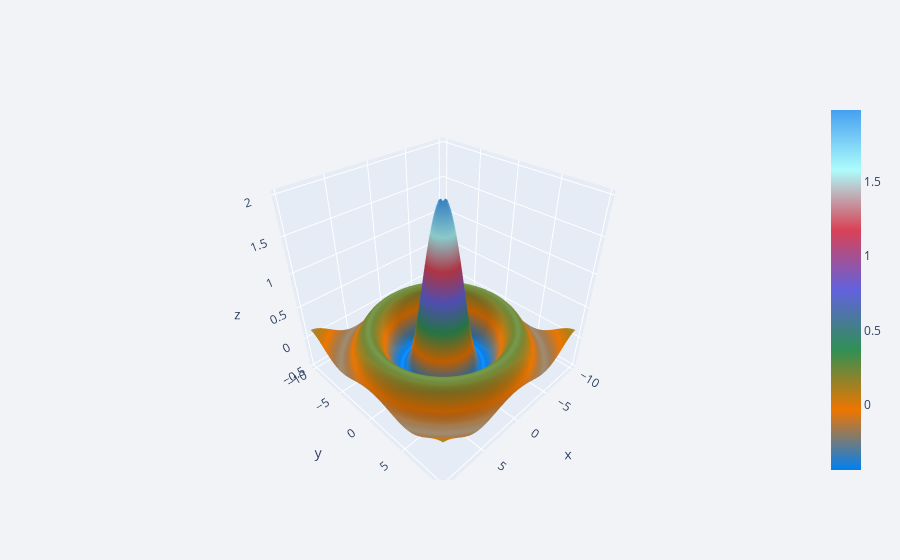

The notebook cell saved with this chart:
### Code cell
#This type of graph shows pattern of data

df4.iplot(kind="surface")

### Figure 1 — Plotly figure (JSON) as saved in the notebook; plotly's stock layout.template omitted (floating-point values rounded to 4 significant figures; data arrays with more than 128 entries replaced by an {"elided": "..."} marker saying what was removed)
{"data": [{"colorscale": [[0, "rgb(0, 128, 240)"], [0.1667, "rgb(238, 118, 0)"], [0.3333, "rgb(48, 144, 84)"], [0.5, "rgb(98, 98, 222)"], [0.6667, "rgb(217, 66, 85)"], [0.8333, "rgb(173, 252, 252)"], [1, "rgb(70, 160, 240)"]], "type": "surface", "x": [-10, -9.75, -9.5, -9.25, -9, -8.75, -8.5, -8.25, -8, -7.75, -7.5, -7.25, -7, -6.75, -6.5, -6.25, -6, -5.75, -5.5, -5.25, -5, -4.75, -4.5, -4.25, -4, -3.75, -3.5, -3.25, -3, -2.75, -2.5, -2.25, -2, -1.75, -1.5, -1.25, -1, -0.75, -0.5, -0.25, 0, 0.25, 0.5, 0.75, 1, 1.25, 1.5, 1.75, 2, 2.25, 2.5, 2.75, 3, 3.25, 3.5, 3.75, 4, 4.25, 4.5, 4.75, 5, 5.25, 5.5, 5.75, 6, 6.25, 6.5, 6.75, 7, 7.25, 7.5, 7.75, 8, 8.25, 8.5, 8.75, 9, 9.25, 9.5, 9.75], "y": [-10, -9.75, -9.5, -9.25, -9, -8.75, -8.5, -8.25, -8, -7.75, -7.5, -7.25, -7, -6.75, -6.5, -6.25, -6, -5.75, -5.5, -5.25, -5, -4.75, -4.5, -4.25, -4, -3.75, -3.5, -3.25, -3, -2.75, -2.5, -2.25, -2, -1.75, -1.5, -1.25, -1, -0.75, -0.5, -0.25, 0, 0.25, 0.5, 0.75, 1, 1.25, 1.5, 1.75, 2, 2.25, 2.5, 2.75, 3, 3.25, 3.5, 3.75, 4, 4.25, 4.5, 4.75, 5, 5.25, 5.5, 5.75, 6, 6.25, 6.5, 6.75, 7, 7.25, 7.5, 7.75, 8, 8.25, 8.5, 8.75, 9, 9.25, 9.5, 9.75], "z": {"elided": "80x80 float values"}}], "layout": {"legend": {"bgcolor": "#F2F3F7", "font": {"color": "#505050"}}, "paper_bgcolor": "#F2F3F7", "plot_bgcolor": "#F2F3F7", "title": {"font": {"color": "#484848"}}, "xaxis": {"gridcolor": "#E1E5ED", "showgrid": true, "tickfont": {"color": "#505050"}, "title": {"font": {"color": "#505050"}, "text": ""}, "zerolinecolor": "#E1E5ED"}, "yaxis": {"gridcolor": "#E1E5ED", "showgrid": true, "tickfont": {"color": "#505050"}, "title": {"font": {"color": "#505050"}, "text": ""}, "zerolinecolor": "#E1E5ED"}}}
